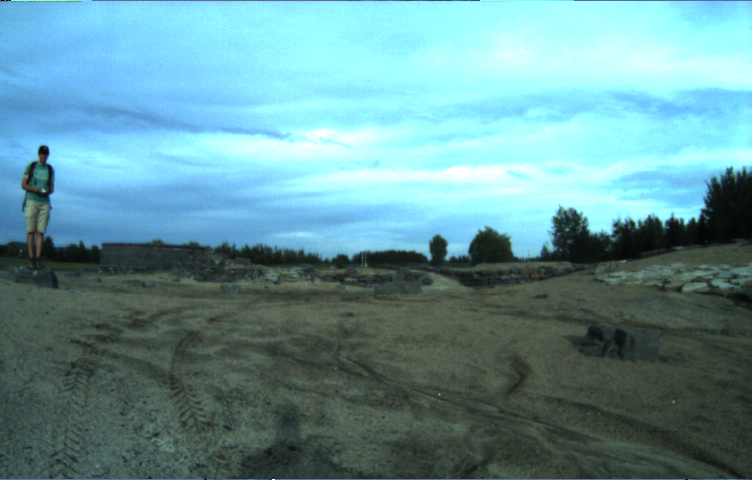
#> input picture data/omni_image0/gamma_corrected.png, 752 x 480 px
$ python USM_Sharpen.py
#> lines starting #> are read from the running program, lines starting #| are printed output that depends on the picture
import cv2 as cv
import numpy as np

for i in range(10):
    image = cv.imread('./data/omni_image'+str(i)+'/gamma_corrected.png')
#> image is the input picture: shape (480, 752, 3); mean B, G, R 153.5, 147.7, 101.7

    # Perform USM sharpen algorithm
    blur_img = cv.GaussianBlur(image,(0,0),5)
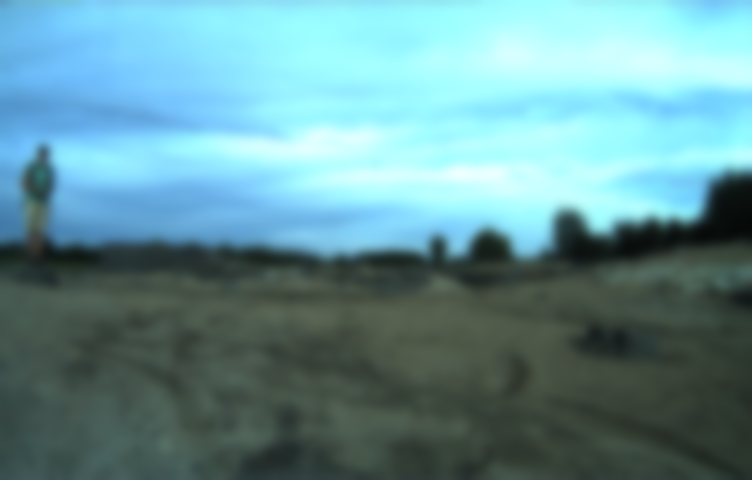
#> blur_img: shape (480, 752, 3); mean B, G, R 153.4, 147.8, 101.8
    usm = cv.addWeighted(image,1.4, blur_img,-0.4, 0)
    h, w = image.shape[:2]
#> h = 480; w = 752
    processed = np.zeros([h,w,3],dtype=image.dtype)
    processed[0:h,0:w,:] = usm
    #processed[0:h,w:2*w,:] = usm

    res=cv.resize(processed,(752,480),interpolation=cv.INTER_CUBIC)

    cv.imwrite('./data/omni_image'+str(i)+'/processed.png',processed)

print('Processing Completed.')
